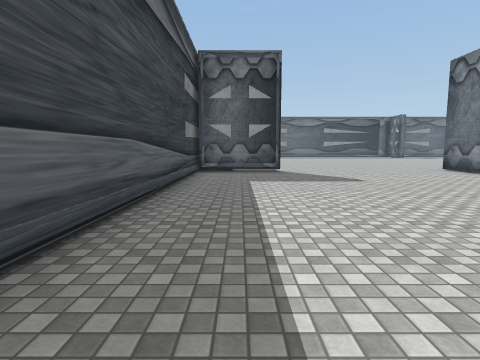
View 1 (above)

22 first-person views from a walk through a scene from a Unity 3-D project. The camera is 1.4 m above the floor, tilts 6° down and sees 80° across. The floor is counted in squares, 2 m on a side. Each view is taken from the middle of a square. On the plan, view 1 faces up. The plan holds only what a view shows up to about 10 squares ahead; the rest is blank. The place goes on beyond the plan. The player character is not drawn. Some animated figures are not drawn. Some surface patterns are stand-ins.

View 2
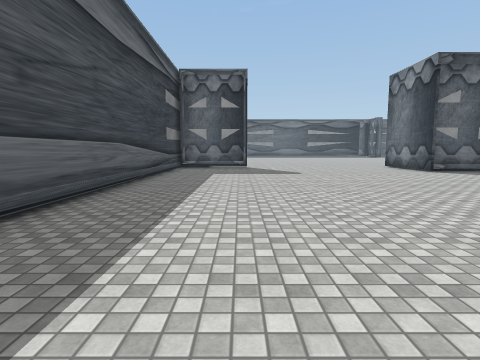

View 3
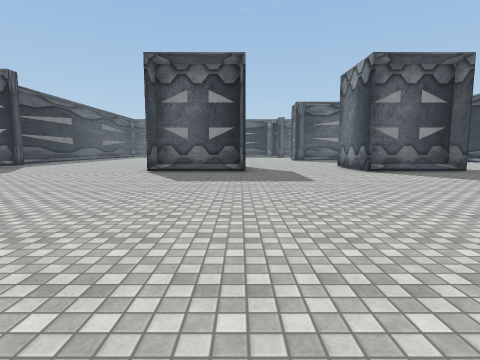

View 4
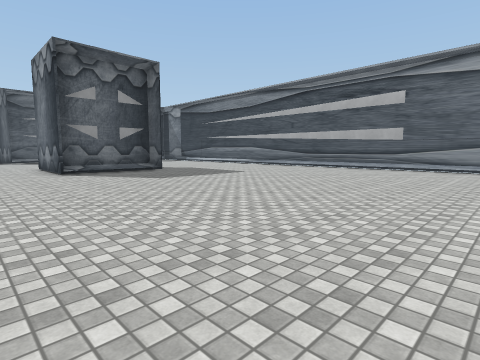

View 5
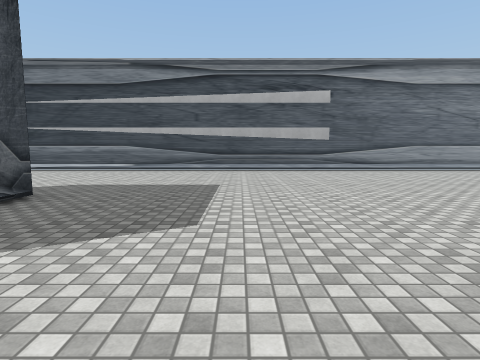

View 6
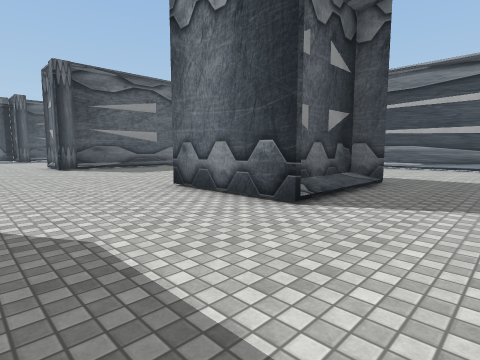

View 7
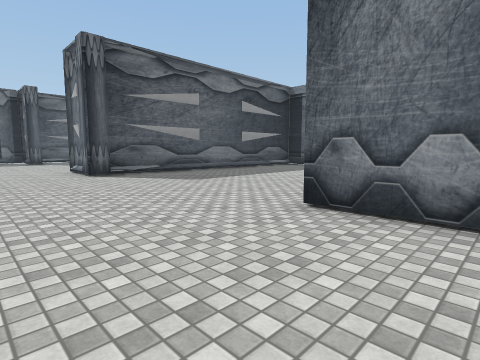

View 8
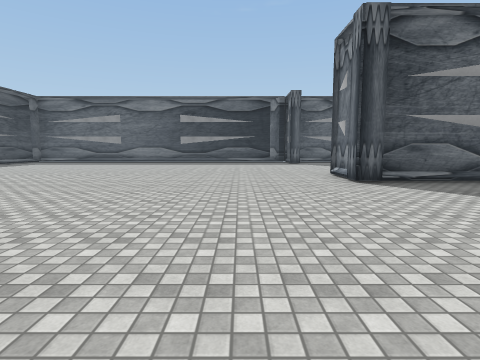

View 9
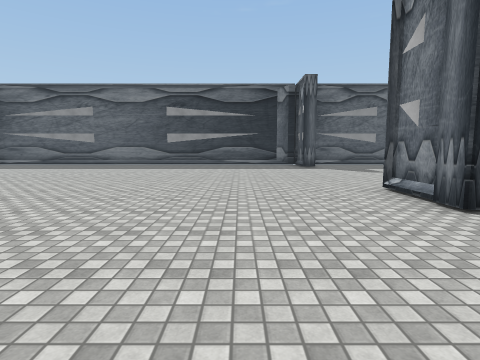

View 10
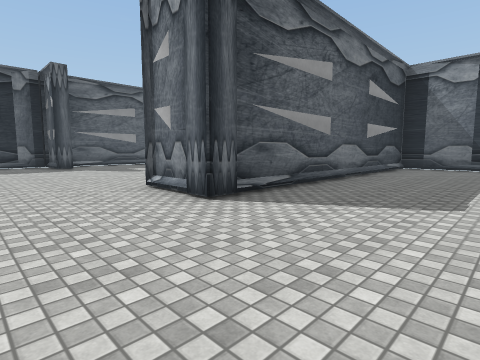

View 11
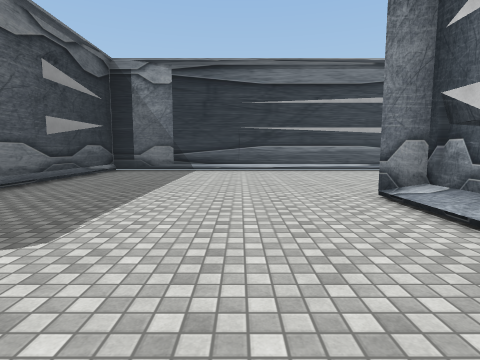

View 12
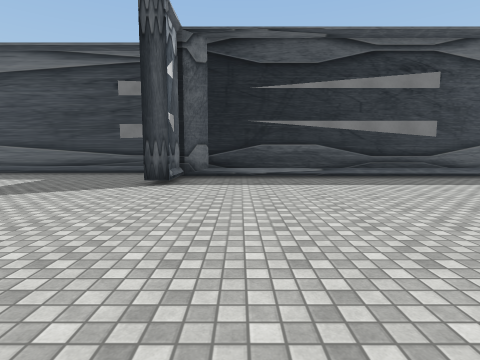

View 13
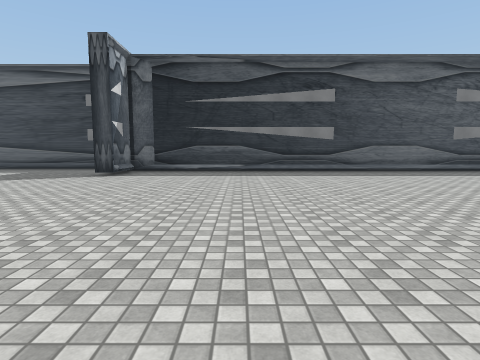

View 14
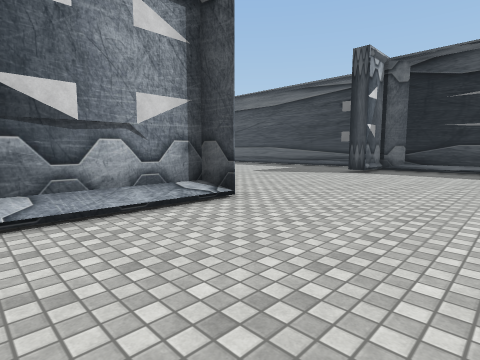

View 15
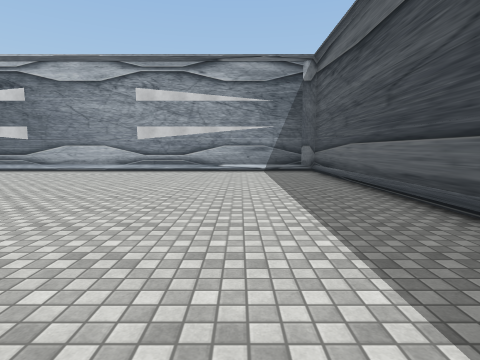

View 16
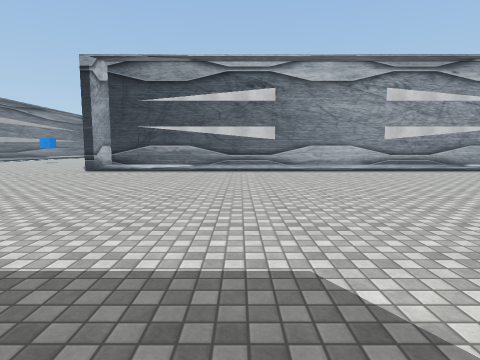

View 17
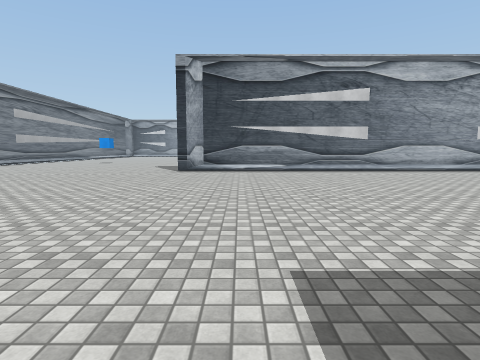

View 18
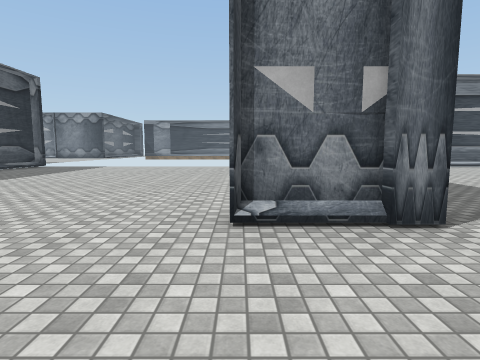

View 19
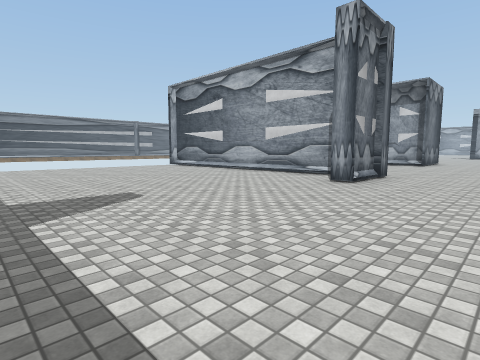

View 20
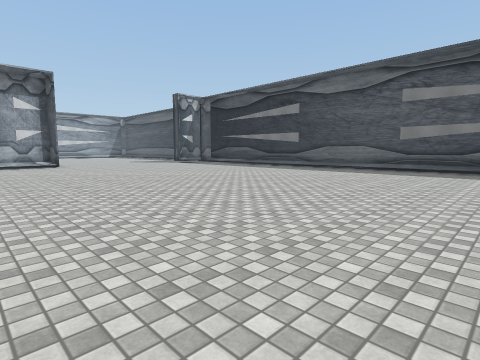

View 21
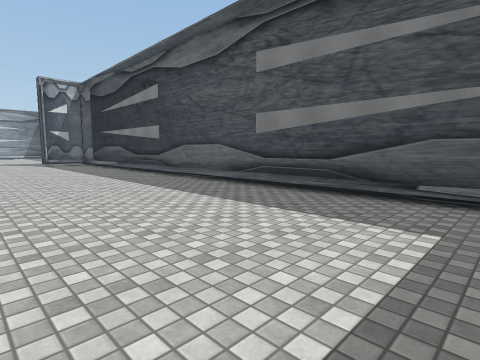

View 22
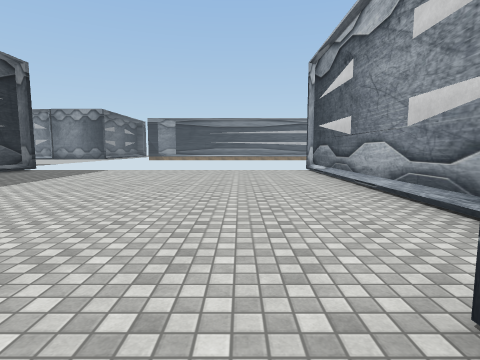

### Floor plan
Points are (right, up) in squares from view 1. A wall is a line through its corners. A room is listed if a view was taken in it or the views show most of it. See-through windows are left out.
Room 1 (views 1, 2, 3, 4, 5, 6, 7, 8, 9, 10, 11, 12, 13, 14, 15, 16, 17, 18, 19, 20, 21, 22)
walls: (8.9, 9.4) (9.7, 9.2); (10, 7.7) (7.2, 7.7) (7.1, 6.9); (10.1, 7.1) (10, 7.8) (8.3, 7.6); (14.1, 7) (14.1, 10); (7.1, 7) (7.1, 10) (7.2, 9.4) (9.8, 9.4); (16.1, 9.4) (17, 9.4) (17.1, 10); (17, 7.7) (14.2, 7.7); (17.1, 7) (17, 7.8) (15.2, 7.6); (14.8, 16.6) (23, 16.5); (1.3, 9.6) (1.3, 9.2) (-1.2, 9.2); (-1.4, 10) (-1.4, -3.3) (14, -3.4); (13.2, -3.3) (13.8, -3.2); (-0.5, 23.6) (-0.5, 10.2) (-0.2, 9.4) (1, 9.4); (22.7, -4.2) (22.7, 16.2) (13.7, 16.2) (13.7, 18.1) (14.1, 18.1)

Where each view was taken, in squares from view 1:
view 1: 0 up, 0 right, facing up
view 2: 2 down, 1 right, facing up
view 3: 2 down, 10 right, facing up
view 4: 2 down, 12 right, facing up-right
view 5: 4 up, 13 right, facing right
view 6: 5 up, 11 right, facing up-right
view 7: 8 up, 11 right, facing up-right
view 8: 10 up, 11 right, facing up
view 9: 13 up, 11 right, facing up
view 10: 13 up, 11 right, facing up-right
view 11: 12 up, 13 right, facing right
view 12: 11 up, 7 right, facing left
view 13: 13 up, 9 right, facing left
view 14: 13 up, 10 right, facing down-left
view 15: 6 up, 1 right, facing down
view 16: 6 up, 9 right, facing down
view 17: 6 up, 12 right, facing down
view 18: 18 up, 11 right, facing right
view 19: 24 up, 11 right, facing down-right
view 20: 23 up, 10 right, facing down-left
view 21: 24 up, 4 right, facing down-left
view 22: 19 up, 13 right, facing right
